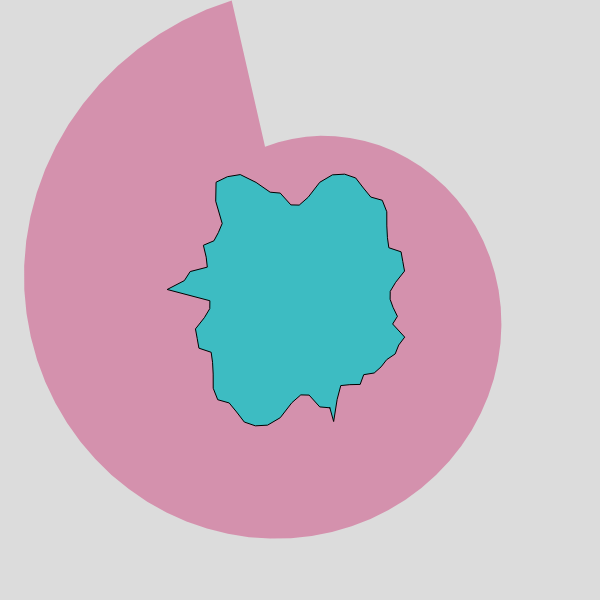
Frame 1 (no input)
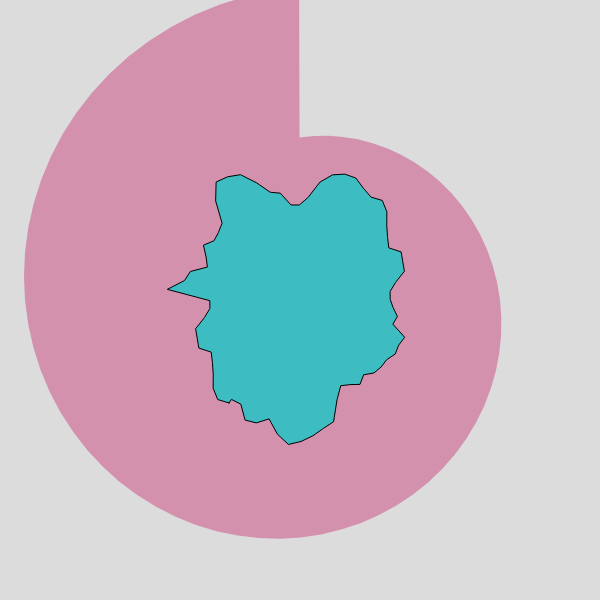
Frame 2 (the mouse pressed at the canvas centre, redrawn once)

The p5.js sketch that drew these frames (run headless with seeded random() and noise() and a simulated clock; the mouse was pressed at the canvas centre and the sketch redrawn once):

// p5.js sketch
// ── sketch.js
function setup()
{
    createCanvas( 600, 600 );
}


function draw()
{
    background( 220 )
    push()
    {
        translate( width / 2, height / 2 );
        noStroke();
        fill( 200, 30, 100, 100 );
        beginShape();
        var start_angle = random( TWO_PI )
        for ( var angle = start_angle; angle < start_angle + TWO_PI; angle += radians( 5 ) )
        {
            var radius = map( angle, 0, TWO_PI, 50, width / 3 );
            var x = cos( angle ) * radius;
            var y = sin( angle ) * radius;
            vertex( x, y );
        }
        endShape();

        stroke( 0 );
        fill( 20, 200, 200, 200 );
        beginShape();
        start_angle = random( TWO_PI )
        for ( var angle = start_angle; angle < start_angle + TWO_PI; angle += radians( 5 ) )
        {
            var noise_input = angle;
            if ( angle > PI )
            {
                noise_input -= PI;
            }
            var noise_value = noise( noise_input * 2 );
            var radius = map( noise_value, 0, 1, 50, width / 3 );
            var x = cos( angle ) * radius;
            var y = sin( angle ) * radius;
            vertex( x, y );
        }
        endShape( CLOSE );
    }
    pop()
    noLoop()
}

function mouseClicked()
{
    loop()
}
